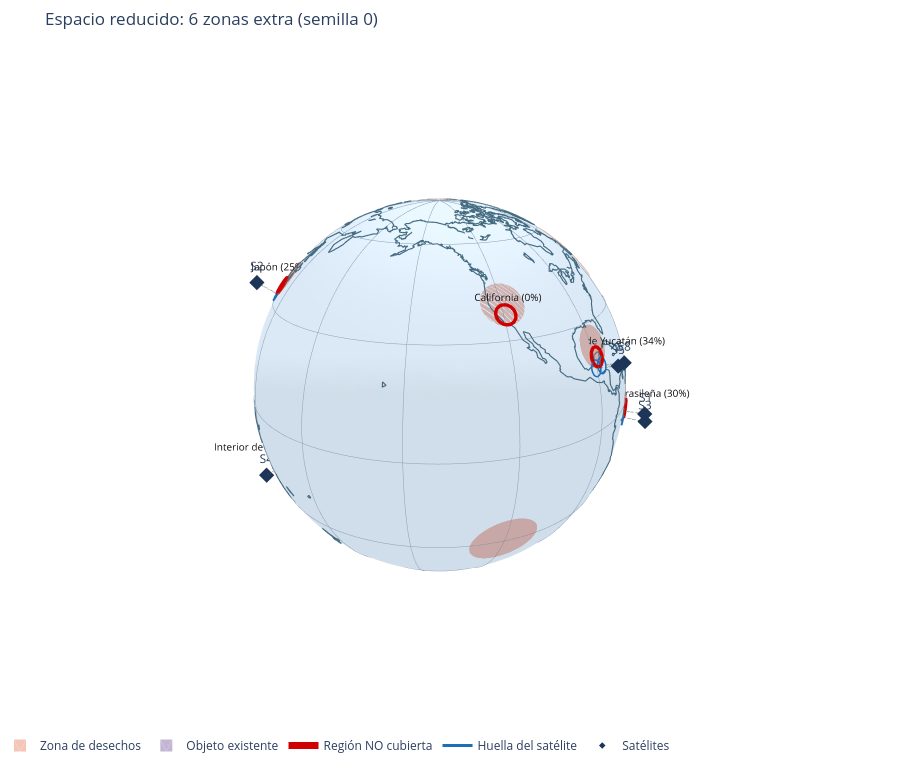

Source (notebook cell):
### Markdown cell above
## 10. Prueba 5: espacio reducido

Condiciones: se agregan 0, 2, 4 y 6 zonas extra de 6° de radio, cada una con su centro 3° al norte del centro de una región (de modo que el centro de la región queda dentro de la zona y ningún satélite puede colocarse ahí). Se ejecuta el algoritmo con 3 semillas por caso.

### Code cell
def con_zonas_extra(esc, k):
    """Reduce el espacio: agrega k zonas de 6° con centro 3° al norte de las primeras k regiones."""
    e = copy.deepcopy(esc)
    for r in esc["regiones"][:k]:
        e["zonas_desechos"].append({"nombre": f"Zona extra ({r['nombre']})", "lat": min(r["lat"] + 3.0, 89.0),
                                    "lon": r["lon"], "radio_deg": 6.0})
    return e

filas, ejemplo = [], None
for k in [0, 2, 4, 6]:
    e = con_zonas_extra(ESCENARIO, k)
    pr = Problema(e)
    rs = [evolucionar(pr, seed=s) for s in range(3)]
    for r in rs:
        assert r["valida"] and validar_config(e, r["cfg"]) == []
    cobs = np.array([pr.cobertura(r["cfg"][None])[0] for r in rs])
    filas.append({"Zonas extra": k, "Puntuación media (3 ejecuciones)": round(np.mean([r["score"] for r in rs]), 4),
                  "Mín": round(min(r["score"] for r in rs), 4), "Máx": round(max(r["score"] for r in rs), 4),
                  "Regiones cubiertas (media)": round((cobs >= pr.umbral).sum(axis=1).mean(), 2),
                  "Todas válidas": all(r["valida"] for r in rs)})
    if k == 6:
        ejemplo = (e, pr, rs[0])
tabla5 = pd.DataFrame(filas)
display(tabla5)
assert tabla5["Puntuación media (3 ejecuciones)"].iloc[-1] < tabla5["Puntuación media (3 ejecuciones)"].iloc[0]
e6, pr6, r6 = ejemplo
display(informe(pr6, r6["cfg"]))
figura_globo(pr6, r6["cfg"], "Espacio reducido: 6 zonas extra (semilla 0)").show()

### Figure 1 — Plotly figure (JSON) as saved in the notebook; plotly's stock layout.template omitted (floating-point values rounded to 4 significant figures; data arrays with more than 128 entries replaced by an {"elided": "..."} marker saying what was removed)
{"data": [{"colorscale": [[0, "#dbe9f6"], [1, "#dbe9f6"]], "hoverinfo": "skip", "lighting": {"ambient": 0.95, "diffuse": 0.3}, "name": "Tierra", "showscale": false, "surfacecolor": {"elided": "91x181 float values"}, "type": "surface", "x": {"elided": "91x181 float values"}, "y": {"elided": "91x181 float values"}, "z": {"elided": "91x181 float values"}}, {"hoverinfo": "skip", "line": {"color": "#456b80", "width": 2.3}, "mode": "lines", "name": "Costas", "showlegend": false, "type": "scatter3d", "x": {"elided": "4962 float values"}, "y": {"elided": "4962 float values"}, "z": {"elided": "4962 float values"}}, {"hoverinfo": "skip", "line": {"color": "#8aa0b4", "width": 1}, "mode": "lines", "name": "Cuadrícula 30°", "showlegend": false, "type": "scatter3d", "x": {"elided": "1354 float values"}, "y": {"elided": "1354 float values"}, "z": {"elided": "1354 float values"}}, {"color": "#e76f51", "flatshading": true, "hoverinfo": "text", "hovertext": "Zona de desechos", "i": {"elided": "280 int values"}, "j": {"elided": "280 int values"}, "k": {"elided": "280 int values"}, "legendgroup": "Zona de desechos", "name": "Zona de desechos", "opacity": 0.4, "showlegend": true, "type": "mesh3d", "x": {"elided": "161 float values"}, "y": {"elided": "161 float values"}, "z": {"elided": "161 float values"}}, {"color": "#e76f51", "flatshading": true, "hoverinfo": "text", "hovertext": "Zona de desechos", "i": {"elided": "280 int values"}, "j": {"elided": "280 int values"}, "k": {"elided": "280 int values"}, "legendgroup": "Zona de desechos", "name": "Zona de desechos", "opacity": 0.4, "showlegend": false, "type": "mesh3d", "x": {"elided": "161 float values"}, "y": {"elided": "161 float values"}, "z": {"elided": "161 float values"}}, {"color": "#e76f51", "flatshading": true, "hoverinfo": "text", "hovertext": "Zona de desechos", "i": {"elided": "280 int values"}, "j": {"elided": "280 int values"}, "k": {"elided": "280 int values"}, "legendgroup": "Zona de desechos", "name": "Zona de desechos", "opacity": 0.4, "showlegend": false, "type": "mesh3d", "x": {"elided": "161 float values"}, "y": {"elided": "161 float values"}, "z": {"elided": "161 float values"}}, {"color": "#e76f51", "flatshading": true, "hoverinfo": "text", "hovertext": "Zona de desechos", "i": {"elided": "280 int values"}, "j": {"elided": "280 int values"}, "k": {"elided": "280 int values"}, "legendgroup": "Zona de desechos", "name": "Zona de desechos", "opacity": 0.4, "showlegend": false, "type": "mesh3d", "x": {"elided": "161 float values"}, "y": {"elided": "161 float values"}, "z": {"elided": "161 float values"}}, {"color": "#e76f51", "flatshading": true, "hoverinfo": "text", "hovertext": "Zona de desechos", "i": {"elided": "280 int values"}, "j": {"elided": "280 int values"}, "k": {"elided": "280 int values"}, "legendgroup": "Zona de desechos", "name": "Zona de desechos", "opacity": 0.4, "showlegend": false, "type": "mesh3d", "x": {"elided": "161 float values"}, "y": {"elided": "161 float values"}, "z": {"elided": "161 float values"}}, {"color": "#e76f51", "flatshading": true, "hoverinfo": "text", "hovertext": "Zona de desechos", "i": {"elided": "280 int values"}, "j": {"elided": "280 int values"}, "k": {"elided": "280 int values"}, "legendgroup": "Zona de desechos", "name": "Zona de desechos", "opacity": 0.4, "showlegend": false, "type": "mesh3d", "x": {"elided": "161 float values"}, "y": {"elided": "161 float values"}, "z": {"elided": "161 float values"}}, {"color": "#e76f51", "flatshading": true, "hoverinfo": "text", "hovertext": "Zona de desechos", "i": {"elided": "280 int values"}, "j": {"elided": "280 int values"}, "k": {"elided": "280 int values"}, "legendgroup": "Zona de desechos", "name": "Zona de desechos", "opacity": 0.4, "showlegend": false, "type": "mesh3d", "x": {"elided": "161 float values"}, "y": {"elided": "161 float values"}, "z": {"elided": "161 float values"}}, {"color": "#e76f51", "flatshading": true, "hoverinfo": "text", "hovertext": "Zona de desechos", "i": {"elided": "280 int values"}, "j": {"elided": "280 int values"}, "k": {"elided": "280 int values"}, "legendgroup": "Zona de desechos", "name": "Zona de desechos", "opacity": 0.4, "showlegend": false, "type": "mesh3d", "x": {"elided": "161 float values"}, "y": {"elided": "161 float values"}, "z": {"elided": "161 float values"}}, {"color": "#e76f51", "flatshading": true, "hoverinfo": "text", "hovertext": "Zona de desechos", "i": {"elided": "280 int values"}, "j": {"elided": "280 int values"}, "k": {"elided": "280 int values"}, "legendgroup": "Zona de desechos", "name": "Zona de desechos", "opacity": 0.4, "showlegend": false, "type": "mesh3d", "x": {"elided": "161 float values"}, "y": {"elided": "161 float values"}, "z": {"elided": "161 float values"}}, {"color": "#6a4c93", "flatshading": true, "hoverinfo": "text", "hovertext": "Objeto existente", "i": {"elided": "280 int values"}, "j": {"elided": "280 int values"}, "k": {"elided": "280 int values"}, "legendgroup": "Objeto existente", "name": "Objeto existente", "opacity": 0.4, "showlegend": true, "type": "mesh3d", "x": {"elided": "161 float values"}, "y": {"elided": "161 float values"}, "z": {"elided": "161 float values"}}, {"color": "#6a4c93", "flatshading": true, "hoverinfo": "text", "hovertext": "Objeto existente", "i": {"elided": "280 int values"}, "j": {"elided": "280 int values"}, "k": {"elided": "280 int values"}, "legendgroup": "Objeto existente", "name": "Objeto existente", "opacity": 0.4, "showlegend": false, "type": "mesh3d", "x": {"elided": "161 float values"}, "y": {"elided": "161 float values"}, "z": {"elided": "161 float values"}}, {"hoverinfo": "text", "hovertext": "Península de Yucatán: 34% cubierta", "legendgroup": "Región NO cubierta", "line": {"color": "#d00000", "width": 7}, "mode": "lines", "name": "Región NO cubierta", "showlegend": true, "type": "scatter3d", "x": [0.01614, 0.02027, 0.02436, 0.0284, 0.03235, 0.03617, 0.03985, 0.04335, 0.04664, 0.0497, 0.05251, 0.05504, 0.05729, 0.05921, 0.06082, 0.06209, 0.063, 0.06357, 0.06377, 0.06362, 0.0631, 0.06223, 0.06102, 0.05946, 0.05757, 0.05538, 0.05288, 0.05011, 0.04708, 0.04382, 0.04035, 0.0367, 0.03289, 0.02896, 0.02493, 0.02084, 0.01672, 0.01259, 0.00849, 0.004453, 0.0005057, -0.00332, -0.006995, -0.01049, -0.01378, -0.01685, -0.01966, -0.02219, -0.02443, -0.02636, -0.02796, -0.02923, -0.03015, -0.03071, -0.03092, -0.03076, -0.03025, -0.02938, -0.02816, -0.02661, -0.02472, -0.02252, -0.02003, -0.01726, -0.01423, -0.01097, -0.007497, -0.003845, -3.828e-05, 0.003893, 0.00792, 0.01201, 0.01614], "y": [-0.9245, -0.9245, -0.9246, -0.9249, -0.9252, -0.9257, -0.9263, -0.927, -0.9279, -0.9288, -0.9298, -0.9309, -0.9321, -0.9333, -0.9347, -0.936, -0.9374, -0.9388, -0.9403, -0.9417, -0.9432, -0.9446, -0.946, -0.9474, -0.9487, -0.9499, -0.9511, -0.9522, -0.9533, -0.9542, -0.9551, -0.9558, -0.9564, -0.9569, -0.9573, -0.9576, -0.9577, -0.9577, -0.9576, -0.9573, -0.957, -0.9565, -0.9559, -0.9552, -0.9543, -0.9534, -0.9524, -0.9513, -0.9501, -0.9489, -0.9476, -0.9462, -0.9448, -0.9434, -0.9419, -0.9405, -0.939, -0.9376, -0.9362, -0.9348, -0.9335, -0.9323, -0.9311, -0.93, -0.9289, -0.928, -0.9272, -0.9264, -0.9258, -0.9253, -0.9249, -0.9247, -0.9245], "z": [0.3963, 0.3961, 0.3956, 0.3948, 0.3936, 0.3921, 0.3903, 0.3883, 0.3859, 0.3833, 0.3804, 0.3774, 0.3741, 0.3707, 0.3671, 0.3634, 0.3596, 0.3558, 0.3519, 0.3481, 0.3442, 0.3404, 0.3367, 0.3332, 0.3297, 0.3265, 0.3234, 0.3206, 0.3179, 0.3156, 0.3135, 0.3117, 0.3102, 0.3091, 0.3082, 0.3077, 0.3076, 0.3077, 0.3082, 0.3091, 0.3102, 0.3117, 0.3135, 0.3156, 0.3179, 0.3206, 0.3234, 0.3265, 0.3297, 0.3332, 0.3367, 0.3404, 0.3442, 0.3481, 0.3519, 0.3558, 0.3596, 0.3634, 0.3671, 0.3707, 0.3741, 0.3774, 0.3804, 0.3833, 0.3859, 0.3883, 0.3903, 0.3921, 0.3936, 0.3948, 0.3956, 0.3961, 0.3963]}, {"hoverinfo": "skip", "mode": "text", "showlegend": false, "text": ["Península de Yucatán (34%)"], "textfont": {"color": "#111", "size": 10}, "type": "scatter3d", "x": [0.01684], "y": [-0.9646], "z": [0.3607]}, {"hoverinfo": "text", "hovertext": "Amazonía brasileña: 30% cubierta", "legendgroup": "Región NO cubierta", "line": {"color": "#d00000", "width": 7}, "mode": "lines", "name": "Región NO cubierta", "showlegend": false, "type": "scatter3d", "x": [0.4722, 0.4759, 0.4795, 0.483, 0.4865, 0.4898, 0.493, 0.496, 0.4988, 0.5014, 0.5038, 0.5059, 0.5078, 0.5094, 0.5106, 0.5116, 0.5123, 0.5127, 0.5127, 0.5124, 0.5118, 0.5109, 0.5097, 0.5082, 0.5064, 0.5044, 0.502, 0.4995, 0.4967, 0.4938, 0.4906, 0.4873, 0.4839, 0.4804, 0.4768, 0.4732, 0.4695, 0.4659, 0.4623, 0.4588, 0.4553, 0.452, 0.4488, 0.4458, 0.443, 0.4404, 0.438, 0.4359, 0.434, 0.4324, 0.4311, 0.4301, 0.4295, 0.4291, 0.4291, 0.4294, 0.4299, 0.4309, 0.4321, 0.4336, 0.4354, 0.4374, 0.4397, 0.4423, 0.445, 0.448, 0.4512, 0.4544, 0.4579, 0.4614, 0.465, 0.4686, 0.4722], "y": [-0.8882, -0.8862, -0.8843, -0.8823, -0.8804, -0.8785, -0.8767, -0.8749, -0.8733, -0.8717, -0.8702, -0.8689, -0.8676, -0.8665, -0.8656, -0.8648, -0.8642, -0.8637, -0.8634, -0.8632, -0.8633, -0.8635, -0.8638, -0.8644, -0.8651, -0.8659, -0.8669, -0.8681, -0.8694, -0.8708, -0.8723, -0.8739, -0.8756, -0.8774, -0.8792, -0.8811, -0.8831, -0.885, -0.887, -0.8889, -0.8908, -0.8927, -0.8945, -0.8963, -0.8979, -0.8995, -0.901, -0.9024, -0.9036, -0.9047, -0.9056, -0.9064, -0.9071, -0.9075, -0.9078, -0.908, -0.9079, -0.9077, -0.9074, -0.9068, -0.9061, -0.9053, -0.9043, -0.9031, -0.9019, -0.9004, -0.8989, -0.8973, -0.8956, -0.8938, -0.892, -0.8901, -0.8882], "z": [-0.01408, -0.01426, -0.0148, -0.01569, -0.01693, -0.01851, -0.02041, -0.02263, -0.02514, -0.02793, -0.03097, -0.03424, -0.03771, -0.04137, -0.04518, -0.04911, -0.05314, -0.05723, -0.06135, -0.06547, -0.06955, -0.07358, -0.07751, -0.08132, -0.08498, -0.08846, -0.09173, -0.09477, -0.09755, -0.1001, -0.1023, -0.1042, -0.1058, -0.107, -0.1079, -0.1084, -0.1086, -0.1084, -0.1079, -0.107, -0.1058, -0.1042, -0.1023, -0.1001, -0.09755, -0.09477, -0.09173, -0.08846, -0.08498, -0.08132, -0.07751, -0.07358, -0.06955, -0.06547, -0.06135, -0.05723, -0.05314, -0.04911, -0.04518, -0.04137, -0.03771, -0.03424, -0.03097, -0.02793, -0.02514, -0.02263, -0.02041, -0.01851, -0.01693, -0.01569, -0.0148, -0.01426, -0.01408]}, {"hoverinfo": "skip", "mode": "text", "showlegend": false, "text": ["Amazonía brasileña (30%)"], "textfont": {"color": "#111", "size": 10}, "type": "scatter3d", "x": [0.4827], "y": [-0.9077], "z": [-0.06288]}, {"hoverinfo": "text", "hovertext": "California: 0% cubierta", "legendgroup": "Región NO cubierta", "line": {"color": "#d00000", "width": 7}, "mode": "lines", "name": "Región NO cubierta", "showlegend": false, "type": "scatter3d", "x": [-0.3811, -0.3775, -0.3741, -0.3709, -0.3678, -0.3649, -0.3623, -0.3599, -0.3578, -0.356, -0.3544, -0.3532, -0.3523, -0.3517, -0.3515, -0.3515, -0.352, -0.3527, -0.3537, -0.3551, -0.3568, -0.3588, -0.361, -0.3635, -0.3662, -0.3692, -0.3723, -0.3757, -0.3792, -0.3827, -0.3864, -0.3902, -0.394, -0.3978, -0.4016, -0.4053, -0.4089, -0.4125, -0.4159, -0.4191, -0.4222, -0.4251, -0.4277, -0.4301, -0.4322, -0.434, -0.4356, -0.4368, -0.4377, -0.4383, -0.4385, -0.4385, -0.438, -0.4373, -0.4363, -0.4349, -0.4332, -0.4312, -0.429, -0.4265, -0.4238, -0.4208, -0.4177, -0.4143, -0.4109, -0.4073, -0.4036, -0.3998, -0.396, -0.3922, -0.3885, -0.3847, -0.3811], "y": [-0.6763, -0.6784, -0.6807, -0.6832, -0.6857, -0.6884, -0.6912, -0.6941, -0.697, -0.7, -0.7029, -0.7059, -0.7088, -0.7116, -0.7144, -0.7171, -0.7196, -0.722, -0.7243, -0.7263, -0.7282, -0.7299, -0.7313, -0.7325, -0.7335, -0.7342, -0.7347, -0.7349, -0.7349, -0.7346, -0.734, -0.7332, -0.7322, -0.7309, -0.7294, -0.7277, -0.7257, -0.7236, -0.7213, -0.7189, -0.7163, -0.7136, -0.7108, -0.7079, -0.705, -0.7021, -0.6991, -0.6961, -0.6932, -0.6904, -0.6876, -0.685, -0.6824, -0.68, -0.6778, -0.6757, -0.6738, -0.6722, -0.6707, -0.6695, -0.6685, -0.6678, -0.6673, -0.6671, -0.6671, -0.6674, -0.668, -0.6688, -0.6698, -0.6711, -0.6726, -0.6744, -0.6763], "z": [0.6399, 0.6397, 0.6393, 0.6386, 0.6376, 0.6363, 0.6348, 0.633, 0.631, 0.6288, 0.6263, 0.6237, 0.6209, 0.618, 0.6149, 0.6118, 0.6085, 0.6053, 0.6019, 0.5986, 0.5954, 0.5921, 0.589, 0.5859, 0.583, 0.5802, 0.5776, 0.5751, 0.5729, 0.5709, 0.5691, 0.5676, 0.5663, 0.5653, 0.5646, 0.5642, 0.564, 0.5642, 0.5646, 0.5653, 0.5663, 0.5676, 0.5691, 0.5709, 0.5729, 0.5751, 0.5776, 0.5802, 0.583, 0.5859, 0.589, 0.5921, 0.5954, 0.5986, 0.6019, 0.6053, 0.6085, 0.6118, 0.6149, 0.618, 0.6209, 0.6237, 0.6263, 0.6288, 0.631, 0.633, 0.6348, 0.6363, 0.6376, 0.6386, 0.6393, 0.6397, 0.6399]}, {"hoverinfo": "skip", "mode": "text", "showlegend": false, "text": ["California (0%)"], "textfont": {"color": "#111", "size": 10}, "type": "scatter3d", "x": [-0.4049], "y": [-0.7185], "z": [0.617]}, {"hoverinfo": "text", "hovertext": "Sahel: 23% cubierta", "legendgroup": "Región NO cubierta", "line": {"color": "#d00000", "width": 7}, "mode": "lines", "name": "Región NO cubierta", "showlegend": false, "type": "scatter3d", "x": [0.9584, 0.9584, 0.9586, 0.9588, 0.9591, 0.9595, 0.96, 0.9606, 0.9613, 0.962, 0.9628, 0.9636, 0.9645, 0.9655, 0.9665, 0.9675, 0.9685, 0.9696, 0.9706, 0.9717, 0.9728, 0.9738, 0.9748, 0.9758, 0.9768, 0.9777, 0.9785, 0.9793, 0.98, 0.9807, 0.9813, 0.9818, 0.9822, 0.9825, 0.9827, 0.9829, 0.9829, 0.9829, 0.9827, 0.9825, 0.9822, 0.9818, 0.9813, 0.9807, 0.98, 0.9793, 0.9785, 0.9777, 0.9768, 0.9758, 0.9748, 0.9738, 0.9728, 0.9717, 0.9706, 0.9696, 0.9685, 0.9675, 0.9665, 0.9655, 0.9645, 0.9636, 0.9628, 0.962, 0.9613, 0.9606, 0.96, 0.9595, 0.9591, 0.9588, 0.9586, 0.9584, 0.9584], "y": [0.0, 0.004127, 0.008223, 0.01226, 0.0162, 0.02001, 0.02368, 0.02716, 0.03044, 0.03348, 0.03627, 0.03879, 0.04101, 0.04292, 0.0445, 0.04574, 0.04663, 0.04717, 0.04735, 0.04717, 0.04663, 0.04574, 0.0445, 0.04292, 0.04101, 0.03879, 0.03627, 0.03348, 0.03044, 0.02716, 0.02368, 0.02001, 0.0162, 0.01226, 0.008223, 0.004127, 0.0, -0.004127, -0.008223, -0.01226, -0.0162, -0.02001, -0.02368, -0.02716, -0.03044, -0.03348, -0.03627, -0.03879, -0.04101, -0.04292, -0.0445, -0.04574, -0.04663, -0.04717, -0.04735, -0.04717, -0.04663, -0.04574, -0.0445, -0.04292, -0.04101, -0.03879, -0.03627, -0.03348, -0.03044, -0.02716, -0.02368, -0.02001, -0.0162, -0.01226, -0.008223, -0.004127, 0.0], "z": [0.3058, 0.3056, 0.3051, 0.3043, 0.3031, 0.3015, 0.2997, 0.2976, 0.2951, 0.2924, 0.2895, 0.2863, 0.283, 0.2794, 0.2757, 0.2719, 0.268, 0.2641, 0.2601, 0.2561, 0.2521, 0.2482, 0.2444, 0.2408, 0.2372, 0.2338, 0.2307, 0.2277, 0.225, 0.2226, 0.2205, 0.2186, 0.2171, 0.2159, 0.215, 0.2145, 0.2143, 0.2145, 0.215, 0.2159, 0.2171, 0.2186, 0.2205, 0.2226, 0.225, 0.2277, 0.2307, 0.2338, 0.2372, 0.2408, 0.2444, 0.2482, 0.2521, 0.2561, 0.2601, 0.2641, 0.268, 0.2719, 0.2757, 0.2794, 0.283, 0.2863, 0.2895, 0.2924, 0.2951, 0.2976, 0.2997, 0.3015, 0.3031, 0.3043, 0.3051, 0.3056, 0.3058]}, {"hoverinfo": "skip", "mode": "text", "showlegend": false, "text": ["Sahel (23%)"], "textfont": {"color": "#111", "size": 10}, "type": "scatter3d", "x": [0.9949], "y": [0], "z": [0.2666]}, {"hoverinfo": "text", "hovertext": "Japón: 25% cubierta", "legendgroup": "Región NO cubierta", "line": {"color": "#d00000", "width": 7}, "mode": "lines", "name": "Región NO cubierta", "showlegend": false, "type": "scatter3d", "x": [-0.5835, -0.5863, -0.5893, -0.5924, -0.5956, -0.5988, -0.6021, -0.6054, -0.6087, -0.6119, -0.6151, -0.6182, -0.6213, -0.6241, -0.6269, -0.6294, -0.6318, -0.6339, -0.6358, -0.6375, -0.6389, -0.6401, -0.641, -0.6416, -0.6419, -0.642, -0.6417, -0.6412, -0.6404, -0.6393, -0.6379, -0.6363, -0.6344, -0.6323, -0.63, -0.6275, -0.6248, -0.622, -0.619, -0.6159, -0.6128, -0.6095, -0.6062, -0.6029, -0.5996, -0.5964, -0.5932, -0.5901, -0.5871, -0.5842, -0.5815, -0.5789, -0.5765, -0.5744, -0.5725, -0.5708, -0.5694, -0.5682, -0.5673, -0.5667, -0.5664, -0.5663, -0.5666, -0.5671, -0.5679, -0.569, -0.5704, -0.572, -0.5739, -0.576, -0.5783, -0.5808, -0.5835], "y": [0.5254, 0.5224, 0.5195, 0.5169, 0.5144, 0.5122, 0.5103, 0.5085, 0.5071, 0.5059, 0.5051, 0.5045, 0.5042, 0.5042, 0.5045, 0.5052, 0.5061, 0.5073, 0.5088, 0.5105, 0.5126, 0.5148, 0.5173, 0.52, 0.5228, 0.5258, 0.529, 0.5323, 0.5356, 0.5391, 0.5425, 0.546, 0.5494, 0.5529, 0.5562, 0.5595, 0.5626, 0.5656, 0.5684, 0.5711, 0.5735, 0.5757, 0.5777, 0.5794, 0.5809, 0.582, 0.5829, 0.5835, 0.5838, 0.5837, 0.5834, 0.5828, 0.5819, 0.5807, 0.5792, 0.5774, 0.5754, 0.5732, 0.5707, 0.568, 0.5651, 0.5621, 0.559, 0.5557, 0.5523, 0.5489, 0.5454, 0.542, 0.5385, 0.5351, 0.5318, 0.5285, 0.5254], "z": [0.629, 0.6288, 0.6284, 0.6277, 0.6267, 0.6254, 0.6238, 0.622, 0.62, 0.6177, 0.6153, 0.6126, 0.6098, 0.6068, 0.6038, 0.6006, 0.5973, 0.594, 0.5907, 0.5873, 0.584, 0.5807, 0.5776, 0.5745, 0.5715, 0.5687, 0.566, 0.5636, 0.5613, 0.5593, 0.5575, 0.5559, 0.5547, 0.5537, 0.5529, 0.5525, 0.5523, 0.5525, 0.5529, 0.5537, 0.5547, 0.5559, 0.5575, 0.5593, 0.5613, 0.5636, 0.566, 0.5687, 0.5715, 0.5745, 0.5776, 0.5807, 0.584, 0.5873, 0.5907, 0.594, 0.5973, 0.6006, 0.6038, 0.6068, 0.6098, 0.6126, 0.6153, 0.6177, 0.62, 0.622, 0.6238, 0.6254, 0.6267, 0.6277, 0.6284, 0.6288, 0.629]}, {"hoverinfo": "skip", "mode": "text", "showlegend": false, "text": ["Japón (25%)"], "textfont": {"color": "#111", "size": 10}, "type": "scatter3d", "x": [-0.6193], "y": [0.5576], "z": [0.6054]}, {"hoverinfo": "text", "hovertext": "Interior de Australia: 20% cubierta", "legendgroup": "Región NO cubierta", "line": {"color": "#d00000", "width": 7}, "mode": "lines", "name": "Región NO cubierta", "showlegend": false, "type": "scatter3d", "x": [-0.6348, -0.6377, -0.6406, -0.6433, -0.6458, -0.6481, -0.6503, -0.6522, -0.6538, -0.6553, -0.6564, -0.6573, -0.6579, -0.6583, -0.6583, -0.6581, -0.6576, -0.6568, -0.6558, -0.6544, -0.6529, -0.651, -0.649, -0.6467, -0.6443, -0.6417, -0.6389, -0.636, -0.6329, -0.6298, -0.6266, -0.6234, -0.6201, -0.6169, -0.6137, -0.6105, -0.6075, -0.6045, -0.6017, -0.599, -0.5964, -0.5941, -0.592, -0.5901, -0.5884, -0.587, -0.5858, -0.5849, -0.5843, -0.584, -0.5839, -0.5841, -0.5846, -0.5854, -0.5865, -0.5878, -0.5894, -0.5912, -0.5932, -0.5955, -0.598, -0.6006, -0.6034, -0.6063, -0.6093, -0.6124, -0.6156, -0.6189, -0.6221, -0.6253, -0.6285, -0.6317, -0.6348], "y": [0.6807, 0.6778, 0.6749, 0.6718, 0.6688, 0.6657, 0.6626, 0.6595, 0.6565, 0.6536, 0.6507, 0.648, 0.6454, 0.643, 0.6407, 0.6387, 0.6368, 0.6352, 0.6338, 0.6326, 0.6317, 0.6311, 0.6307, 0.6306, 0.6308, 0.6312, 0.6319, 0.6329, 0.6341, 0.6356, 0.6372, 0.6392, 0.6413, 0.6436, 0.646, 0.6487, 0.6514, 0.6543, 0.6573, 0.6603, 0.6634, 0.6665, 0.6695, 0.6726, 0.6756, 0.6786, 0.6814, 0.6841, 0.6867, 0.6892, 0.6914, 0.6935, 0.6953, 0.697, 0.6984, 0.6995, 0.7004, 0.7011, 0.7014, 0.7015, 0.7014, 0.7009, 0.7002, 0.6993, 0.698, 0.6966, 0.6949, 0.693, 0.6909, 0.6886, 0.6861, 0.6835, 0.6807], "z": [-0.3818, -0.3819, -0.3824, -0.3832, -0.3844, -0.3858, -0.3875, -0.3895, -0.3918, -0.3943, -0.3971, -0.4001, -0.4032, -0.4065, -0.41, -0.4136, -0.4172, -0.4209, -0.4247, -0.4284, -0.4321, -0.4358, -0.4394, -0.4428, -0.4461, -0.4493, -0.4523, -0.455, -0.4576, -0.4598, -0.4618, -0.4636, -0.465, -0.4661, -0.4669, -0.4674, -0.4676, -0.4674, -0.4669, -0.4661, -0.465, -0.4636, -0.4618, -0.4598, -0.4576, -0.455, -0.4523, -0.4493, -0.4461, -0.4428, -0.4394, -0.4358, -0.4321, -0.4284, -0.4247, -0.4209, -0.4172, -0.4136, -0.41, -0.4065, -0.4032, -0.4001, -0.3971, -0.3943, -0.3918, -0.3895, -0.3875, -0.3858, -0.3844, -0.3832, -0.3824, -0.3819, -0.3818]}, {"hoverinfo": "skip", "mode": "text", "showlegend": false, "text": ["Interior de Australia (20%)"], "textfont": {"color": "#111", "size": 10}, "type": "scatter3d", "x": [-0.6366], "y": [0.6827], "z": [-0.4353]}, {"hoverinfo": "skip", "legendgroup": "huella", "line": {"color": "#1d6fb8", "width": 3}, "mode": "lines", "name": "Huella del satélite", "showlegend": true, "type": "scatter3d", "x": {"elided": "400 float values"}, "y": {"elided": "400 float values"}, "z": {"elided": "400 float values"}}, {"hoverinfo": "skip", "line": {"color": "#555", "dash": "dot", "width": 2}, "mode": "lines", "showlegend": false, "type": "scatter3d", "x": [0.5759, 0.5142, null, -0.6939, -0.6195, null, 0.5123, 0.4574, null, -0.6572, -0.5868, null, -0.01149, -0.01026, null, 0.7863, 0.702, null, 1.096, 0.9782, null, 0.04904, 0.04379, null], "y": [-0.9541, -0.8518, null, 0.6336, 0.5657, null, -0.9879, -0.882, null, 0.7389, 0.6598, null, -1.067, -0.9526, null, 0.6734, 0.6012, null, 0.006075, 0.005425, null, -1.066, -0.9518, null], "z": [-0.1119, -0.09987, null, 0.6095, 0.5442, null, -0.1268, -0.1132, null, -0.5258, -0.4695, null, 0.3404, 0.3039, null, 0.4275, 0.3817, null, 0.2324, 0.2075, null, 0.3399, 0.3035, null]}, {"hoverinfo": "text", "hovertext": ["S1: lat -5.73°, lon -58.88°", "S2: lat 32.97°, lon 137.60°", "S3: lat -6.50°, lon -62.59°", "S4: lat -28.00°, lon 131.65°", "S5: lat 17.69°, lon -90.62°", "S6: lat 22.44°, lon 40.58°", "S7: lat 11.98°, lon 0.32°", "S8: lat 17.67°, lon -87.37°"], "marker": {"color": "#1d3557", "size": 5, "symbol": "diamond"}, "mode": "markers+text", "name": "Satélites", "showlegend": true, "text": ["S1", "S2", "S3", "S4", "S5", "S6", "S7", "S8"], "textposition": "top center", "type": "scatter3d", "x": [0.5759, -0.6939, 0.5123, -0.6572, -0.01149, 0.7863, 1.096, 0.04904], "y": [-0.9541, 0.6336, -0.9879, 0.7389, -1.067, 0.6734, 0.006075, -1.066], "z": [-0.1119, 0.6095, -0.1268, -0.5258, 0.3404, 0.4275, 0.2324, 0.3399]}], "layout": {"height": 760, "legend": {"orientation": "h", "y": -0.02}, "margin": {"b": 0, "l": 0, "r": 0, "t": 50}, "scene": {"aspectmode": "data", "camera": {"eye": {"x": -1.5, "y": -1.2, "z": 0.7}}, "xaxis": {"visible": false}, "yaxis": {"visible": false}, "zaxis": {"visible": false}}, "title": {"text": "Espacio reducido: 6 zonas extra (semilla 0)"}}}
